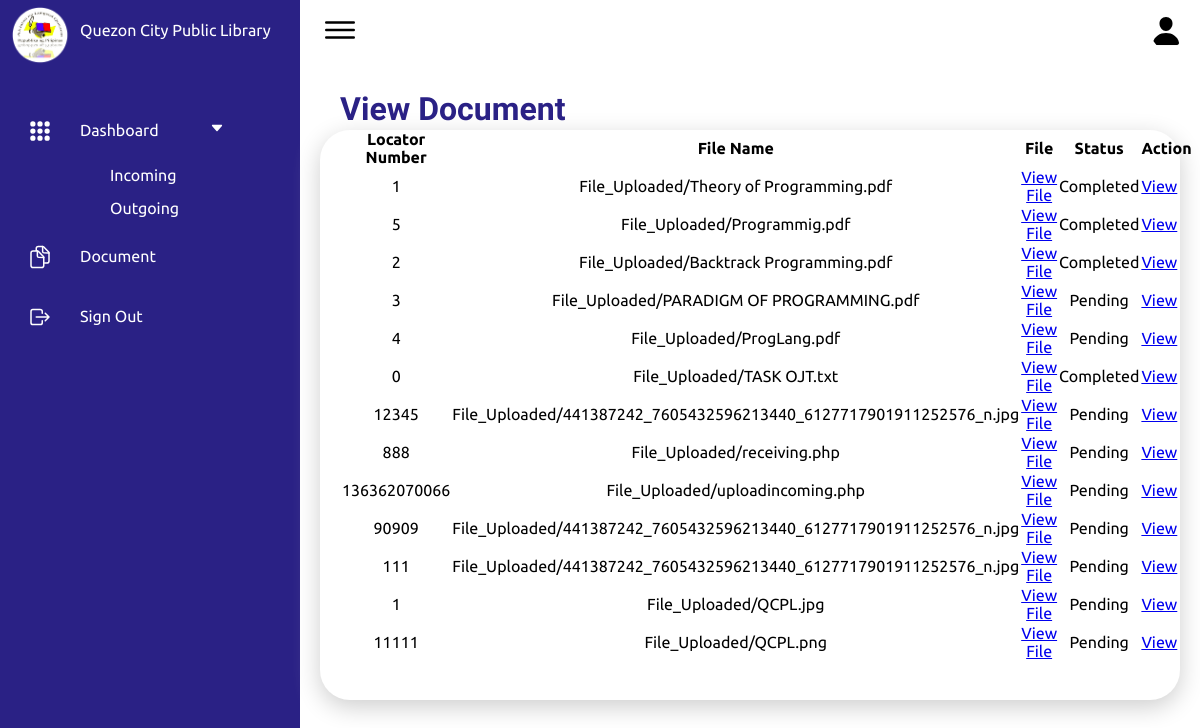
The page /Frontend/Dashboard/proofviewdocument.php on the database as committed earlier.
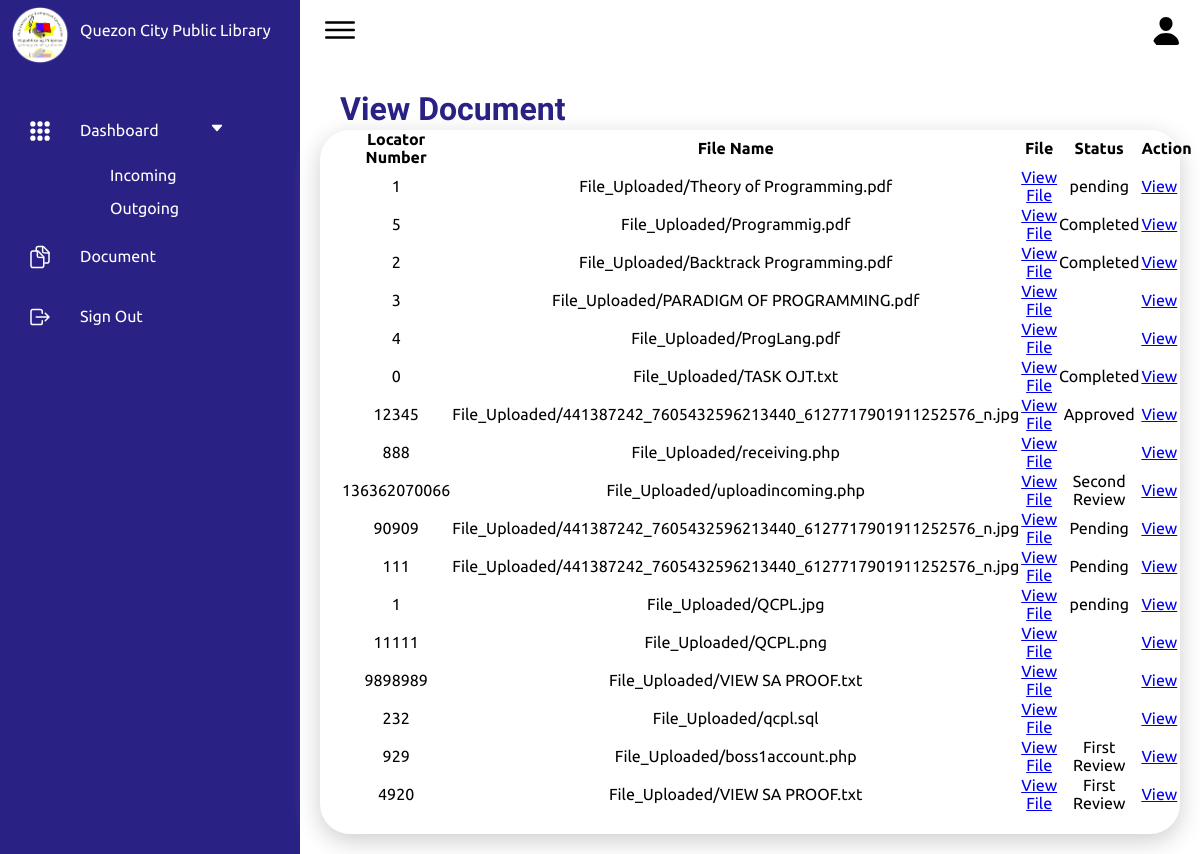
The same page on the database as committed later.
### tables this page shows
CREATE TABLE `fileupload` (
  `id` int(11) NOT NULL,
  `file_name` varchar(255) NOT NULL,
  `division` varchar(255) DEFAULT NULL,
  `section` varchar(255) DEFAULT NULL,
  `category` enum('Incoming','Outgoing','','') DEFAULT NULL,
  `locator_num` varchar(255) DEFAULT NULL,
  `received_date` date DEFAULT NULL,
  `received_from` varchar(255) DEFAULT NULL,
  `subject` varchar(255) DEFAULT NULL,
  `description` text DEFAULT NULL,
  `type` varchar(100) DEFAULT NULL,
  `file_path` varchar(255) NOT NULL,
  `proofreader_comment` varchar(255) NOT NULL,
  `boss2_comment` varchar(255) NOT NULL,
  `boss1_comment` varchar(255) NOT NULL,
  `status` varchar(255) NOT NULL
);

### Frontend/Dashboard/proofviewdocument.php (the view, shortened to what this page needs)
<!DOCTYPE html>
<html lang="en">
<head>
    <link rel="stylesheet" href="style.css">
</head>
<body>
  <div class="container">
        <div class="navigation">
            <ul>
                <li>
                    <a href="#">
                        <span class="img">
                            <img src="imgs/logo.png" >
                        </span>
                        <span class="title">Quezon City Public Library</span>
                    </a>
                </li>
                <li>
                    <a href="proofreader.php" class="dropdown-toggle">
                    <span class="icon">
                    <ion-icon name="apps"></ion-icon>
                    </span>
                    <span class="title">Dashboard<ion-icon id="dash_down_btn" name="caret-down-outline"></ion-icon></span>
                    </a>
                         <li class="sub_dash"><a href="#">Incoming</a></li>
                         <li class="sub_dash"><a href="#">Outgoing</a></li>
                </li>
                <li>
                    <a href="#">
                        <span class="icon">
                            <ion-icon name="documents-outline"></ion-icon>
                        </span>
                        <span class="title">Document</span>
                    </a>
                </li>
                <li>
                    <a href="/qcpl/Backend/logout.php">
                        <span class="icon">
                            <ion-icon name="log-out-outline"></ion-icon>
                        </span>
                        <span class="title">Sign Out</span>
                    </a>
                </li>
            </ul>
        </div>
        <div class="main">
            <div class="topbar">
                <div class="toggle"><ion-icon name="menu-outline"></ion-icon></div>
                <div class="user"><span class="icon"><ion-icon name="person"></ion-icon></span></div>
            </div>
            <div class="details">
                <div class="upload">
                    <div class="cardHeader">
                        <h2>View Document</h2>
                        <div>
                        <table aria-describedby="tableDescription">
                            <thead>
                                <tr>
                                    <th><center>Locator Number</center></th>
                                    <th><center>File Name</center></th>
                                    <th><center>File</center></th>
                                    <th><center>Status</center></th>
                                    <th><center>Action</center></th>
                                </tr>
                            </thead>
                            <tbody>
                            <?php
$servername = "localhost";
$username = "root";
$password = "";
$dbname = "qcpl";
$conn = new mysqli($servername, $username, $password, $dbname);
$sql = "SELECT locator_num, file_path, status FROM fileupload";
$result = $conn->query($sql);
if ($result->num_rows > 0) {
    while ($row = $result->fetch_assoc()) {
        echo "<tr>";
        echo "<td style='text-align: center;'>" . htmlspecialchars($row["locator_num"]) . "</td>";
        echo "<td style='text-align: center;'>" . htmlspecialchars($row["file_path"]) . "</td>";
        echo "<td style='text-align: center;'><a href='/qcpl/Backend/" . htmlspecialchars($row["file_path"]) . "' target='_self' aria-label='View file for " . htmlspecialchars($row["locator_num"]) . "'>View File</a></td>";
        echo "<td style='text-align: center;'>" . htmlspecialchars($row["status"]) . "</td>";
        echo "<td><a href='proofreaderdocuments.php?locator_num=" . htmlspecialchars($row["locator_num"]) . "' target='_self' aria-label='View details for " . htmlspecialchars($row["locator_num"]) . "'>View</a></td>";
        echo "</tr>";
    }
    echo "</tbody>";
    echo "</table>";
} else {
    echo "<p>No records found.</p>";
}
?>
                        </div>
            </div>
                    </div>
                </div>
            </div>
        </div>
</body>
</html>

### Frontend/Dashboard/style.css (style rules this page uses)
* { font-family: "Ubuntu", sans-serif; margin: 0; padding: 0; box-sizing: border-box; }
:root { --blue: #2a2185; --white: #fff; --gray: #f5f5f5; --black1: #222; --black2: #999; }
body { min-height: 100vh; overflow-x: hidden; }
.container { position: relative; width: 100%; }
.navigation { position: fixed; width: 300px; height: 100%; background: var(--blue); border-left: 10px solid var(--blue); transition: 0.5s; overflow: hidden; }
.navigation ul { position: absolute; top: 0; left: 0; width: 100%; }
.navigation ul li { position: relative; width: 100%; list-style: none; border-top-left-radius: 30px; border-bottom-left-radius: 30px; }
.navigation ul li:nth-child(1) { margin-bottom: 40px; pointer-events: none; }
.navigation ul li a { position: relative; width: 100%; display: flex; text-decoration: none; color: var(--white); }
.navigation ul li a .icon { position: relative; display: block; min-width: 60px; height: 60px; line-height: 75px; text-align: center; }
.navigation ul li a .icon ion-icon { font-size: 1.5rem; }
.navigation ul li a .img { position: relative; display: block; top: 5px; min-width: 60px; height: 60px; line-height: 75px; text-align: center; }
.navigation ul li a .img img { width: 100%; height: 100%; }
.navigation ul li a .title { position: relative; display: block; padding: 0 10px; height: 60px; line-height: 60px; text-align: start; white-space: nowrap; }
.navigation li.sub_dash { position: relative; padding: 6px 6px 9px 100px; font-size: 1rem; width: 100%; }
#dash_down_btn { position: relative; left: 50px; }
.main { position: absolute; width: calc(100% - 300px); left: 300px; min-height: 100vh; background: var(--white); transition: 0.5s; }
.topbar { width: 100%; height: 60px; display: flex; justify-content: space-between; align-items: center; padding: 0 10px; }
.toggle { position: relative; width: 60px; height: 60px; display: flex; justify-content: center; align-items: center; font-size: 2.5rem; cursor: pointer; }
.user { position: relative; width: 40px; height: 40px; border-radius: 50%; overflow: hidden; cursor: pointer; }
.user ion-icon { position: absolute; top: 5px; left: 0px; font-size: 2rem; }
.details { position: relative; width: 100%; height: 100%; padding: 20px; margin-top: 60px; }
.details .upload { position: relative; min-height: 570px; margin-top: -10px; display: grid; background: var(--white); padding: 20px; box-shadow: 0 7px 25px rgb(206, 206, 206); border-radius: 30px; }
.details .cardHeader { margin-top: -60px; justify-content: space-between; align-items: flex-start; }
.cardHeader h2 { color: var(--blue); font-family: "Sedan SC", serif; font-size: 2rem; }

Rows that differ between the two databases and show on the page:
changed fileupload "File_Uploaded/Theory of Programming.pdf": status "Completed" → "pending"
changed fileupload "File_Uploaded/PARADIGM OF PROGRAMMING.pdf": status "Pending" → (not shown)
changed fileupload "File_Uploaded/ProgLang.pdf": status "Pending" → (not shown)
changed fileupload: status "Pending" → "Approved"
changed fileupload "File_Uploaded/receiving.php": status "Pending" → (not shown)
changed fileupload "File_Uploaded/uploadincoming.php": status "Pending" → "Second Review"
changed fileupload "File_Uploaded/QCPL.jpg": status "Pending" → "pending"
changed fileupload "File_Uploaded/QCPL.png": status "Pending" → (not shown)
added fileupload: locator_num "9898989", file_path "File_Uploaded/VIEW SA PROOF.txt"
added fileupload: locator_num "232", file_path "File_Uploaded/qcpl.sql"
added fileupload: locator_num "929", file_path "File_Uploaded/boss1account.php", status "First Review"
added fileupload: locator_num "4920", file_path "File_Uploaded/VIEW SA PROOF.txt", status "First Review"
